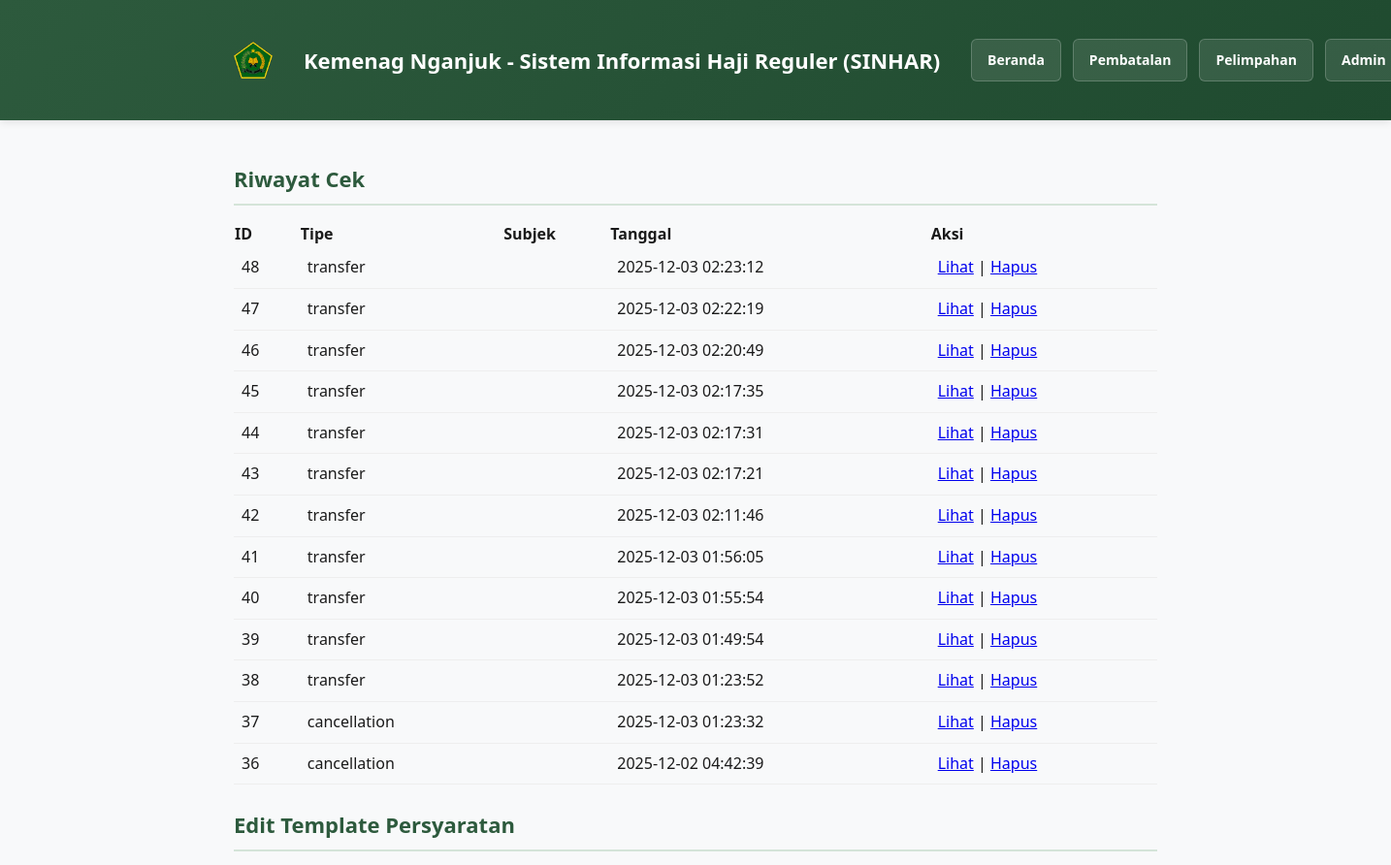
/admin.php (signed in, upper part), run on an earlier commit of the app's database.
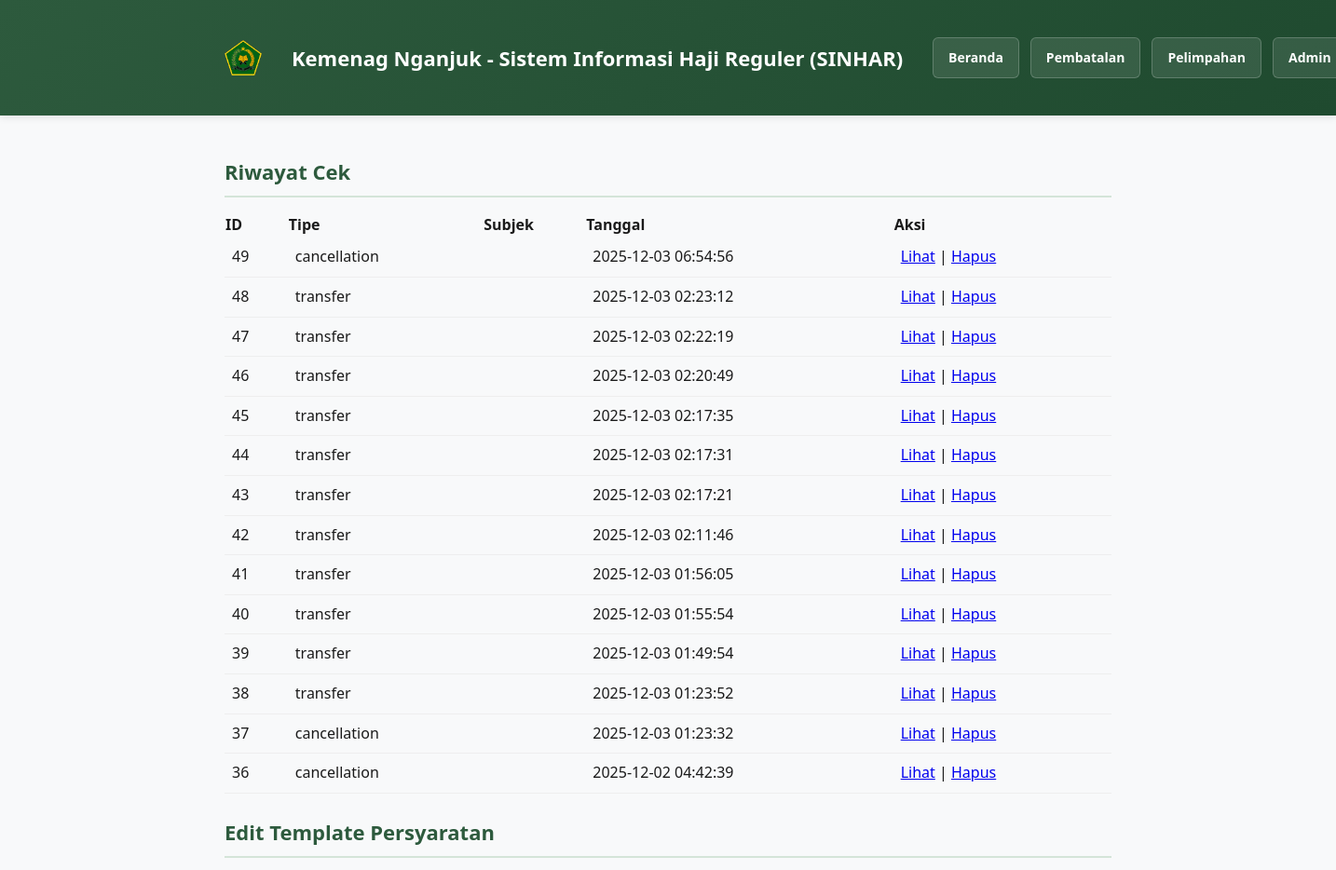
And on a later commit of the database.
### tables this page shows
CREATE TABLE checks (
        id INTEGER PRIMARY KEY AUTOINCREMENT,
        type TEXT NOT NULL,
        subject TEXT,
        payload TEXT,
        requirements TEXT,
        created_at DATETIME DEFAULT CURRENT_TIMESTAMP
    );

### admin.php (the view, shortened to what this page needs)
<?php
if (isset($_SESSION['admin'])) {
    $db = getDb();
    $rows = $db->query('SELECT * FROM checks ORDER BY created_at DESC')->fetchAll(PDO::FETCH_ASSOC);
}
?>
<!doctype html>
<html lang="id">
<head>
  <link rel="stylesheet" href="assets/css/style.css">
</head>
<body>
  <header class="site-header">
    <div class="container">
            <div class="header-content">
        <div class="header-logo">
          <img src="assets/img/logo-kemenag.png" alt="Kementerian Agama">
        </div>
        <h1>Kemenag Nganjuk - Sistem Informasi Haji Reguler (SINHAR)</h1>
        <nav>
          <a href="index.php">Beranda</a>
          <a href="cancellation.php">Pembatalan</a>
          <a href="transfer.php">Pelimpahan</a>
          <a href="admin.php">Admin</a>
        </nav>
      </div>
    </div>
  </header>
  <main class="container">
<?php if (!isset($_SESSION['admin'])): ?>
    <section>
      <h2>Login Admin</h2>
      <?php if(!empty($error)): ?><p style="color:#c0392b"><?=htmlspecialchars($error)?></p><?php endif; ?>
      <form method="post">
        <label>Username</label>
        <input type="text" name="username" required>
        <label>Password</label>
        <input type="password" name="password" required>
        <button class="btn" type="submit" name="login">Login</button>
      </form>
      <p class="hint">Default: <strong>admin / admin123</strong>. Ganti kredensial setelah instalasi.</p>
    </section>
<?php else: ?>
    <section>
      <h2>Riwayat Cek</h2>
      <?php if(empty($rows)): ?>
        <p>Tidak ada riwayat.</p>
      <?php else: ?>
        <table style="width:100%;border-collapse:collapse">
          <thead>
            <tr style="text-align:left;background:var(--card)"><th>ID</th><th>Tipe</th><th>Subjek</th><th>Tanggal</th><th>Aksi</th></tr>
          </thead>
          <tbody>
            <?php foreach($rows as $r): ?>
              <tr>
                <td style="padding:8px;border-bottom:1px solid #eee"><?=htmlspecialchars($r['id'])?></td>
                <td style="padding:8px;border-bottom:1px solid #eee"><?=htmlspecialchars($r['type'])?></td>
                <td style="padding:8px;border-bottom:1px solid #eee"><?=htmlspecialchars($r['subject'])?></td>
                <td style="padding:8px;border-bottom:1px solid #eee"><?=htmlspecialchars($r['created_at'])?></td>
                <td style="padding:8px;border-bottom:1px solid #eee"><a href="admin.php?action=view&id=<?=$r['id']?>">Lihat</a> | <a href="admin.php?action=delete&id=<?=$r['id']?>" onclick="return confirm('Hapus entri ini?')">Hapus</a></td>
              </tr>
            <?php endforeach; ?>
          </tbody>
        </table>
      <?php endif; ?>
    </section>
    <section>
      <h2>Edit Template Persyaratan</h2>
    </section>
<?php endif; ?>
  </main>
</body>
</html>

### assets/css/style.css (style rules this page uses)
:root { --bg:#f8f9fa; --accent-primary:#2d5a3d; --accent-secondary:#8b6f47; --accent-light:#d4e4d8; --text-primary:#1a1a1a; --text-secondary:#555; --border:#e0e0e0; --shadow: 0 2px 8px rgba(0,0,0,0.1); --shadow-hover: 0 4px 16px rgba(0,0,0,0.15); }
* { box-sizing:border-box }
body { font-family:'Segoe UI','Trebuchet MS',Arial,sans-serif; background:var(--bg); color:var(--text-primary); margin:0; line-height:1.6 }
.container { max-width:1000px;margin:0 auto;padding:24px }
.header-content { display:flex; align-items:center; gap:20px; width:100%; flex-wrap:nowrap }
.header-logo { display:flex; align-items:center; justify-content:center; width:40px;height:40px; flex-shrink:0 }
.header-logo img { width:40px;height:40px; display:block }
.site-header { background:linear-gradient(135deg, var(--accent-primary) 0%, #1f4a2f 100%); color:#fff; padding:16px 0; box-shadow:var(--shadow); position:sticky; top:0; z-index:100 }
.site-header h1 { margin:0; font-size:22px; font-weight:600; line-height:1.2; white-space:nowrap; flex-grow:1; padding:0 12px }
.site-header nav { display:flex; gap:12px; flex-wrap:nowrap; align-items:center; margin-left:auto }
.site-header a { color:#fff; text-decoration:none; font-weight:600; padding:10px 16px; border-radius:6px; transition:all 0.3s ease; display:inline-flex; align-items:center; gap:6px; background:rgba(255,255,255,0.1); border:1px solid rgba(255,255,255,0.2); white-space:nowrap; font-size:14px }
section { margin-bottom:24px }
section > h2 { font-size:22px; margin-bottom:16px; color:var(--accent-primary); border-bottom:2px solid var(--accent-light); padding-bottom:8px }

What changed in the data, as far as the page shows it:
added checks: id "49", type "cancellation", created_at "2025-12-03 06:54:56"
